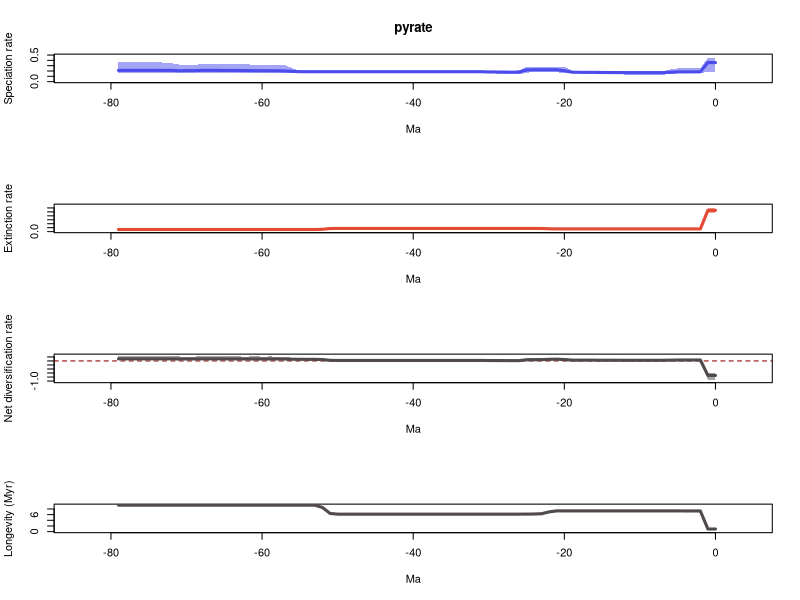

Reproduce this figure in R.
# 1 files combined:
# 	/home/eeb177-student/Desktop/eeb-177/eeb-177-final-project/pyrate_mcmc_logs/pyrate_laura_1_marginal_rates.log

# 95% HPDs calculated using code from Biopy (https://www.cs.auckland.ac.nz/~yhel002/biopy/)

pdf(file='/home/eeb177-student/Desktop/eeb-177/eeb-177-final-project/pyrate_mcmc_logs/pyrate_laura_1_marginal_rates_RTT.pdf',width=0.6*9, height=16.8)
par(mfrow=c(4,1))
library(scales)
L_hpd_m95=c(0.187841491008, 0.187841491008,0.156396322932,0.157405224534,0.158881681018,0.158881681018,0.135954377445,0.133444253591,0.133076749427,0.133444253591,0.133444253591,0.133076749427,0.133076749427,0.14050521266,0.14050521266,0.14866846046,0.157405224534,0.157911001541,0.157405224534,0.1599822739,0.16298049302,0.175134768204,0.174634627115,0.175134768204,0.17417922708,0.170262667041,0.13468863903,0.135182706987,0.135182706987,0.152891308675,0.152891308675,0.167526589719,0.167526589719,0.166317601549,0.166317601549,0.166317601549,0.165936465461,0.167526589719,0.167526589719,0.165936465461,0.165936465461,0.165936465461,0.165936465461,0.165326135099,0.165326135099,0.165326135099,0.165326135099,0.165326135099,0.165326135099,0.165072395808,0.165936465461,0.167526589719,0.167526589719,0.165936465461,0.164888943198,0.163393829909,0.154734305868,0.164888943198,0.165326135099,0.164888943198,0.164888943198,0.164888943198,0.164888943198,0.164888943198,0.164888943198,0.164888943198,0.166317601549,0.164888943198,0.164318902732,0.164318902732,0.164318902732,0.164318902732,0.164318902732,0.159205706818,0.164318902732,0.164318902732,0.164318902732,0.164318902732,0.164318902732,0.164318902732)
L_hpd_M95=c(0.452432510483, 0.452432510483,0.250596358799,0.249579466681,0.249579466681,0.248739586552,0.230708789921,0.193206775205,0.192693878284,0.192693878284,0.192693878284,0.192693878284,0.192693878284,0.196261510368,0.195660800241,0.200291793382,0.200666439619,0.197423749181,0.197423749181,0.206646170165,0.277327369462,0.279854139483,0.279369004241,0.279854139483,0.279369004241,0.279369004241,0.21107964863,0.20289760949,0.201439931324,0.206646170165,0.20289760949,0.202823937991,0.202823937991,0.201504496677,0.201504496677,0.201504496677,0.201504496677,0.20289760949,0.20289760949,0.201504496677,0.201504496677,0.201504496677,0.201504496677,0.201504496677,0.201504496677,0.201504496677,0.201504496677,0.201504496677,0.201504496677,0.201504496677,0.202367595699,0.204060738615,0.204060738615,0.20289760949,0.202823937991,0.204060738615,0.254793132094,0.312625336743,0.317284323625,0.317284323625,0.317752362886,0.319128409615,0.325030741849,0.32565749112,0.327659718111,0.327659718111,0.336929348729,0.32565749112,0.326881836474,0.317752362886,0.317752362886,0.3220712253,0.344607874804,0.355768526184,0.3737200198,0.3737200198,0.3737200198,0.3737200198,0.3737200198,0.3737200198)
M_hpd_m95=c(0.966844341546, 0.966844341546,0.122893463539,0.122893463539,0.122893463539,0.122893463539,0.123040601385,0.123040601385,0.123040601385,0.123040601385,0.123040601385,0.123040601385,0.123040601385,0.123040601385,0.123040601385,0.123040601385,0.123040601385,0.123040601385,0.123040601385,0.123040601385,0.123040601385,0.123040601385,0.128114506931,0.135101138463,0.139900139872,0.142437201495,0.145785721462,0.145785721462,0.145785721462,0.145785721462,0.145785721462,0.145785721462,0.145785721462,0.145785721462,0.145785721462,0.145785721462,0.145785721462,0.145785721462,0.145785721462,0.145785721462,0.145785721462,0.145785721462,0.145785721462,0.145785721462,0.145785721462,0.145785721462,0.145785721462,0.145785721462,0.145785721462,0.145785721462,0.145785721462,0.0993403318497,0.0855302241078,0.0840950696732,0.0840950696732,0.0840950696732,0.0840950696732,0.0840950696732,0.0840950696732,0.0840950696732,0.0840950696732,0.0840950696732,0.0840950696732,0.0840950696732,0.0840950696732,0.0840950696732,0.0840950696732,0.0840950696732,0.0840950696732,0.0840950696732,0.0840950696732,0.0840950696732,0.0840950696732,0.0840950696732,0.0840950696732,0.0840950696732,0.0840950696732,0.0840950696732,0.0840950696732,0.0840950696732)
M_hpd_M95=c(1.21759649575, 1.21759649575,0.149248241126,0.149248241126,0.149248241126,0.149248241126,0.149248241126,0.149248241126,0.149248241126,0.149248241126,0.149248241126,0.149248241126,0.149248241126,0.149248241126,0.149248241126,0.149248241126,0.149248241126,0.149248241126,0.149248241126,0.149248241126,0.149248241126,0.149248241126,0.172056932319,0.179074738913,0.177580092507,0.175795731049,0.177580092507,0.177580092507,0.177580092507,0.177580092507,0.177580092507,0.177580092507,0.177505352598,0.177505352598,0.177505352598,0.177505352598,0.177505352598,0.177505352598,0.177505352598,0.177505352598,0.177505352598,0.177505352598,0.177505352598,0.177505352598,0.177505352598,0.177505352598,0.177505352598,0.177505352598,0.177505352598,0.177505352598,0.177505352598,0.175795731049,0.172056932319,0.128271062889,0.128271062889,0.128271062889,0.128271062889,0.128271062889,0.128271062889,0.128271062889,0.128271062889,0.128271062889,0.128271062889,0.128271062889,0.128271062889,0.128271062889,0.128271062889,0.128271062889,0.128271062889,0.128271062889,0.128271062889,0.128271062889,0.128271062889,0.128271062889,0.128271062889,0.128271062889,0.128271062889,0.128271062889,0.128271062889,0.128271062889)
R_hpd_m95=c(-0.934421169666, -0.934421169666,0.0153229806749,0.0157856075779,0.0157856075779,0.0179118164228,0.000196439573565,-0.0110118596665,-0.0111778417766,-0.00552393155052,-0.00552393155052,-0.00552393155052,-0.00552393155052,0.000419005981581,0.00868195484401,0.00868195484401,0.0153229806749,0.0196829708574,0.0196829708574,0.0199617663941,0.0256408065818,0.0264292545358,0.0204700803307,0.0132882838193,0.00922238680537,0.00278191948608,-0.0195197522428,-0.0195197522428,-0.0195197522428,-0.0195197522428,-0.0141953250867,0.00176627716038,0.00198215788584,0.00198215788584,0.00198215788584,0.00204027533587,0.00198215788584,0.00198215788584,0.00198215788584,0.00198215788584,0.00198215788584,0.00198215788584,0.00198215788584,0.00198215788584,0.00198215788584,0.00198215788584,0.00198215788584,0.00198215788584,0.00198215788584,0.00176627716038,0.00176627716038,0.00198215788584,0.0217431060987,0.0541905599481,0.0541905599481,0.0493326435568,0.0410615878228,0.0520875033906,0.0509627359803,0.0500152373058,0.0464766468626,0.0509627359803,0.0410615878228,0.0410615878228,0.0541905599481,0.0541905599481,0.0410615878228,0.0410615878228,0.0410615878228,0.0410615878228,0.0410615878228,0.0410615878228,0.0368984413804,0.0410615878228,0.0410615878228,0.0410615878228,0.0410615878228,0.0410615878228,0.0410615878228,0.0410615878228)
R_hpd_M95=c(-0.584406990103, -0.584406990103,0.110341517803,0.110057435619,0.106870901546,0.106870901546,0.091756363198,0.0549256778346,0.0544591917225,0.0586961924893,0.0586961924893,0.0576635489654,0.0576635489654,0.0558437258735,0.0622355464919,0.0586961924893,0.0597244127667,0.0614276797795,0.0625604035778,0.0707241875987,0.14198515736,0.14198515736,0.14198515736,0.122371161778,0.122371161778,0.122371161778,0.0569176285347,0.0461852831261,0.0439310480812,0.0409253329519,0.0455749270779,0.0440138409451,0.0440138409451,0.0439310480812,0.0439310480812,0.0439310480812,0.0440138409451,0.0439310480812,0.0439310480812,0.0440138409451,0.0440138409451,0.0440138409451,0.0439310480812,0.0440138409451,0.0440138409451,0.0440138409451,0.0440138409451,0.0440138409451,0.0440138409451,0.0440138409451,0.0440138409451,0.0897589664577,0.112484995773,0.106996738697,0.106996738697,0.108435528964,0.156478648673,0.213177502174,0.219094810453,0.221658825802,0.218525791604,0.225980264585,0.218525791604,0.221658825802,0.237216675607,0.23900509311,0.231572564757,0.229375748754,0.229375748754,0.217125334416,0.217125334416,0.221658825802,0.234536854164,0.247668247624,0.260328710068,0.260328710068,0.260328710068,0.260328710068,0.260328710068,0.260328710068)
L_mean=c(0.358987213335, 0.358987213335,0.184031851639,0.183684341947,0.183196857244,0.182236855688,0.175490245423,0.169148410515,0.169094931216,0.169051519265,0.169093272011,0.169233255657,0.169233255657,0.170485161247,0.170832836969,0.171999063337,0.173614243963,0.17445849808,0.174766114167,0.177779000057,0.204838003422,0.223434267143,0.22334409147,0.223420280332,0.223079570872,0.218819513002,0.178844297223,0.177236322676,0.17965276222,0.181058197064,0.18207288512,0.186588320904,0.186526126863,0.186613176607,0.186613176607,0.186572629672,0.186466430316,0.186418001187,0.186418001187,0.186401775115,0.186401775115,0.186397518821,0.186368595395,0.186352369324,0.186366898106,0.186366898106,0.186366898106,0.186366898106,0.186360381631,0.186255024706,0.186253674879,0.1863439868,0.1863439868,0.186400956683,0.186524532983,0.18733832384,0.192885088123,0.201510583672,0.204034403138,0.204653474011,0.205522694862,0.206151682799,0.207659262912,0.208806244645,0.209868125335,0.209978369392,0.212348944538,0.211760729581,0.21162051482,0.207370498277,0.2070574335,0.204827302133,0.211779478209,0.211032282383,0.211979183571,0.211979183571,0.211979183571,0.211979183571,0.211979183571,0.211979183571)
M_mean=c(1.07911299157, 1.07911299157,0.13725347705,0.136955412975,0.136955412975,0.136823823784,0.136610572298,0.136610572298,0.136610572298,0.136610572298,0.136610572298,0.136610572298,0.136610572298,0.136610572298,0.136610572298,0.136610572298,0.136610572298,0.136610572298,0.136610572298,0.136610572298,0.136648540243,0.136567715464,0.143269682163,0.15829532899,0.160873752056,0.161804772441,0.162046070865,0.162046070865,0.162046070865,0.162046070865,0.162046070865,0.162046070865,0.162078338532,0.162078338532,0.162078338532,0.162078338532,0.162078338532,0.162078338532,0.162078338532,0.162078338532,0.162076507144,0.162076507144,0.162076507144,0.162076507144,0.162076507144,0.162076507144,0.162076507144,0.162076507144,0.162076507144,0.162076507144,0.162076507144,0.156008330143,0.117470265194,0.107217077004,0.107129401532,0.107129401532,0.107129401532,0.107129401532,0.107129401532,0.107129401532,0.107129401532,0.107129401532,0.107129401532,0.107129401532,0.107129401532,0.107129401532,0.107129401532,0.107129401532,0.107129401532,0.107129401532,0.107129401532,0.107129401532,0.107129401532,0.107129401532,0.107129401532,0.107129401532,0.107129401532,0.107129401532,0.107129401532,0.107129401532)
R_mean=c(-0.720125778233, -0.720125778233,0.046778374589,0.046728928972,0.0462414442684,0.0454130319035,0.0388796731259,0.0325378382172,0.0324843589186,0.0324409469673,0.0324826997135,0.0326226833597,0.0326226833597,0.0338745889499,0.0342222646711,0.0353884910393,0.0370036716655,0.0378479257829,0.0381555418699,0.0411684277596,0.0681894631792,0.086866551679,0.0800744093069,0.0651249513418,0.0622058188162,0.0570147405602,0.016798226358,0.0151902518109,0.0176066913553,0.0190121261988,0.0200268142552,0.0245422500396,0.0244477883314,0.0245348380749,0.0245348380749,0.0244942911403,0.0243880917838,0.0243396626545,0.0243396626545,0.0243234365834,0.0243252679719,0.0243210116776,0.0242920882515,0.0242758621805,0.0242903909626,0.0242903909626,0.0242903909626,0.0242903909626,0.0242838744872,0.0241785175623,0.0241771677359,0.0303356566577,0.0688737216067,0.0791838796789,0.0793951314507,0.0802089223079,0.0857556865903,0.0943811821397,0.0969050016055,0.0975240724788,0.0983932933299,0.0990222812665,0.10052986138,0.101676843112,0.102738723802,0.102848967859,0.105219543006,0.104631328049,0.104491113288,0.100241096744,0.099928031968,0.0976979006011,0.104650076677,0.103902880851,0.104849782039,0.104849782039,0.104849782039,0.104849782039,0.104849782039,0.104849782039)
trans=0.5
age=(0:(80-1))* -1
plot(age,age,type = 'n', ylim = c(0, 0.497675761531), xlim = c(-84.0,4.0), ylab = 'Speciation rate', xlab = 'Ma',main='pyrate' )
polygon(c(age, rev(age)), c(L_hpd_M95, rev(L_hpd_m95)), col = alpha("#4c4cec",trans), border = NA)
lines(rev(age), rev(L_mean), col = "#4c4cec", lwd=3)
plot(age,age,type = 'n', ylim = c(0, 1.33935614532), xlim = c(-84.0,4.0), ylab = 'Extinction rate', xlab = 'Ma' )
polygon(c(age, rev(age)), c(M_hpd_M95, rev(M_hpd_m95)), col = alpha("#e34a33",trans), border = NA)
lines(rev(age), rev(M_mean), col = "#e34a33", lwd=3)
plot(age,age,type = 'n', ylim = c(-1.02786328663, 0.286361581075), xlim = c(-84.0,4.0), ylab = 'Net diversification rate', xlab = 'Ma' )
abline(h=0,lty=2,col="darkred")
polygon(c(age, rev(age)), c(R_hpd_M95, rev(R_hpd_m95)), col = alpha("#504A4B",trans), border = NA)
lines(rev(age), rev(R_mean), col = "#504A4B", lwd=3)
plot(age,age,type = 'n', ylim = c(0, max(1/M_mean)), xlim = c(-84.0,4.0), ylab = 'Longevity (Myr)', xlab = 'Ma' )
lines(rev(age), rev(1/M_mean), col = "#504A4B", lwd=3)
n <- dev.off()